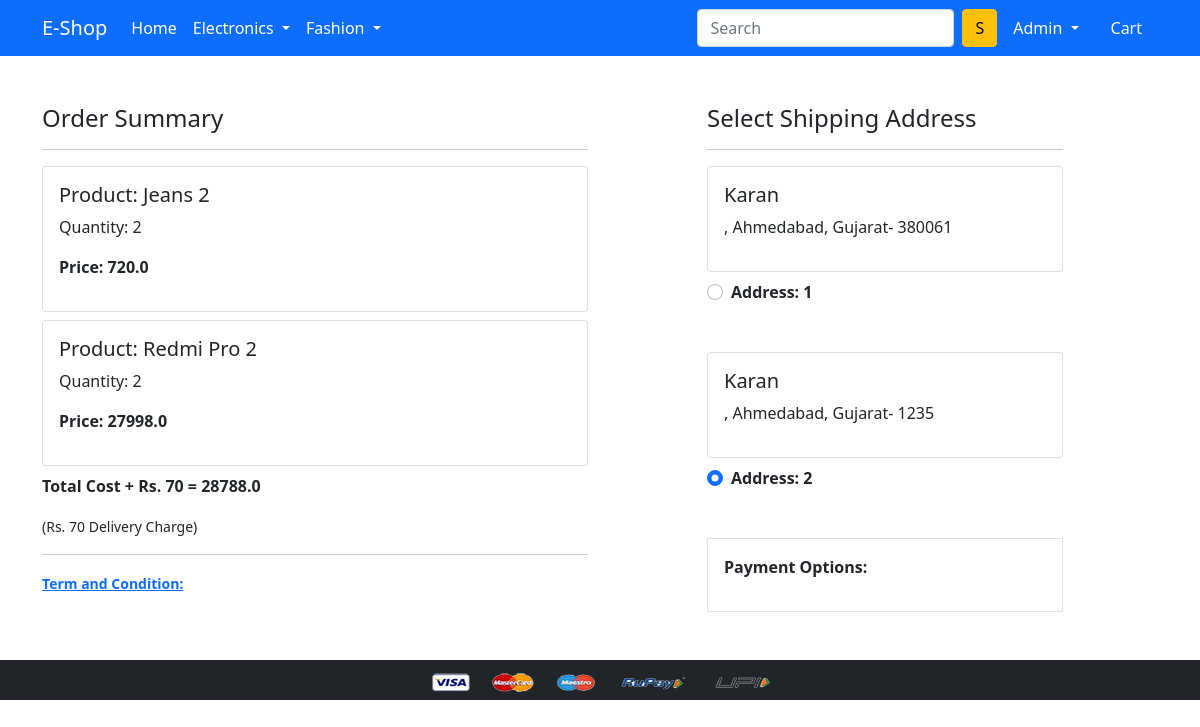
/checkout/ (signed in), run on an earlier commit of the app's database.
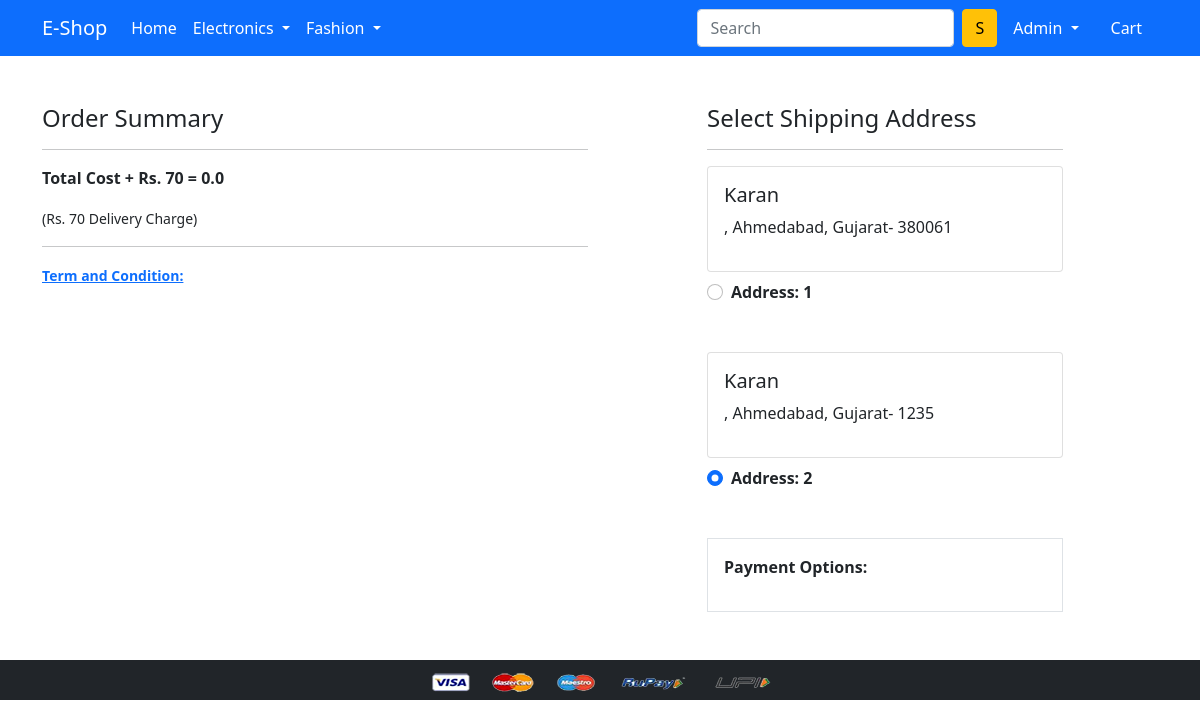
And on a later commit of the database.
### app/models.py (models this page shows, shortened)
class Cart(models.Model):
 user = models.ForeignKey(User, on_delete=models.CASCADE)
 product = models.ForeignKey(Product, on_delete=models.CASCADE)
 quantity = models.PositiveIntegerField(default=1)
 @property
 def total_cost(self):
   return self.quantity * self.product.discounted_price

class Product(models.Model):
 title = models.CharField(max_length=100)
 selling_price = models.FloatField()
 discounted_price = models.FloatField()
 description = models.TextField()
 brand = models.CharField(max_length=100)
 category = models.CharField( choices=CATEGORY_CHOICES, max_length=2)
 product_image = models.ImageField(upload_to='productimg')

class Customer(models.Model):
 user = models.ForeignKey(User, on_delete=models.CASCADE)
 name = models.CharField(max_length=200)
 country = models.CharField(max_length=200)
 city = models.CharField(max_length=50)
 zipcode = models.IntegerField()
 state = models.CharField(choices=STATE_CHOICES, max_length=50)

### app/views.py (the view)
# urls.py: path('checkout/', views.checkout, name='checkout'),
@login_required
def checkout(request):
	user = request.user
	add = Customer.objects.filter(user=user)
	cart_items = Cart.objects.filter(user=request.user)
	amount = 0.0
	shipping_amount = 70.0
	totalamount=0.0
	cart_product = [p for p in Cart.objects.all() if p.user == request.user]
	if cart_product:
		for p in cart_product:
			tempamount = (p.quantity * p.product.discounted_price)
			amount += tempamount
		totalamount = amount+shipping_amount
	return render(request, 'app/checkout.html', {'add':add, 'cart_items':cart_items, 'totalcost':totalamount})

### app/templates/app/checkout.html (shortened to what this page needs)
{% extends 'app/base.html' %}
{% load static %}
{% block main-content %}
<div class="container">
 <div class="row mt-5">
  <div class="col-sm-6">
    <h4>Order Summary</h4>
    <hr>
    {% for item in cart_items %}
      <div class="card mb-2">
        <div class="card-body">
          <h5>Product: {{item.product.title}}</h5>
          <p>Quantity: {{item.quantity}}</p>
          <p class="fw-bold">Price: {{item.total_cost}}</p>
        </div>
      </div>
    {% endfor %}
    <p class="fw-bold">Total Cost + Rs. 70  = {{totalcost}}</p>
    <small>(Rs. 70 Delivery Charge)</small> <hr>
    <a href=""><small><b>Term and Condition:</b></small></a>
  </div>
  <div class="col-sm-4 offset-sm-1">
    <h4>Select Shipping Address</h4>
    <hr>
    <form action="/paymentdone" id="myform">
    {% for ad in add %}
      <div class="card">
        <div class="card-body">
        <h5>{{ad.name}}</h5>
        <p>{{ad.locality}}, {{ad.city}}, {{ad.state}}- {{ad.zipcode}}</p>
        </div>
      </div>
        <div class="form-check mt-2 mb-5">
          <input class="form-check-input" type="radio" name="custid" id="custadd{{forloop.counter}}" value="{{ad.id}}" checked>
          <label class="form-check-label fw-bold" for="custadd{{forloop.counter}}">
            Address: {{ forloop.counter }} </label>
        </div>
      {% endfor %}
        <div class="border p-3">
          <p class="fw-bold">Payment Options:</p>
        </div>
      </form>
    </div>
  </div>
</div>
{% endblock main-content %}

What changed in the data, as far as the page shows it:
removed Cart: product "Jeans 2", quantity "2", total_cost "720.0"
removed Cart: product "Redmi Pro 2", quantity "2", total_cost "27998.0"
Also different on the page:
{{ totalcost }}: "28788.0" → "0.0"
